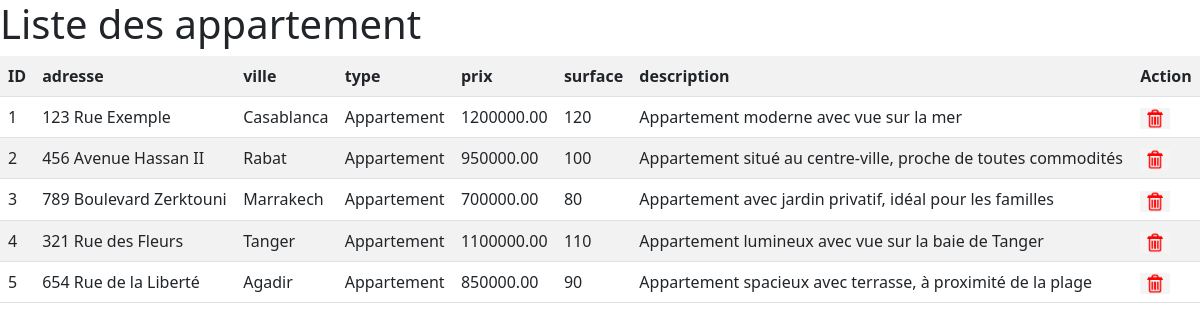
/appartement/display_Logement.php, run on the app's committed database.
### tables this page shows
CREATE TABLE Logements (
    id INT AUTO_INCREMENT PRIMARY KEY,
    adresse VARCHAR(255) NOT NULL,
    ville VARCHAR(100) NOT NULL,
    type VARCHAR(50) NOT NULL,  
    prix DECIMAL(15, 2) NOT NULL,
    surface INT NOT NULL,  
    description TEXT
);

### appartement/display_Logement.php (the view, shortened to what this page needs)
<?php
require 'db.php';
try {
    $stmt = $connexion->prepare("SELECT * FROM Logements");
    $stmt->execute();
    $appartement = $stmt->fetchAll(PDO::FETCH_ASSOC);
} catch (PDOException $e) {
    echo 'Erreur de connexion : ' . $e->getMessage();
}
?>
<!DOCTYPE html>
<html lang="fr">
<head>
    <link href="https://cdn.jsdelivr.net/npm/bootstrap@5.0.2/dist/css/bootstrap.min.css" rel="stylesheet">
</head>
<body>
    <h1>Liste des appartement</h1>
    <table class="table table-striped">
            <tr>
                <th>ID</th>
                <th>adresse</th>
                <th>ville</th>
                <th>type</th>
                <th>prix</th>
                <th>surface</th>
                <th>description</th>
                <th>Action</th>
            </tr>
            <?php if (!empty($appartement)):
                 foreach ($appartement as $atr): ?>
                    <tr>
                        <td><?php echo $atr['id']; ?></td>
                        <td><?php echo $atr['adresse']; ?></td>
                        <td><?php echo $atr['ville']; ?></td>
                        <td><?php echo $atr['type']; ?></td>
                        <td><?php echo $atr['prix']; ?></td>
                        <td><?php echo $atr['surface']; ?></td>
                        <td><?php echo $atr['description']; ?></td>
                        <td>
                            <a href="delete_logement.php?id=<?php echo $atr['id']; ?>">
                                <img src="trash.png" alt="supprimer" width="30px">
                            </a>
                        </td>
                    </tr>
                <?php endforeach; ?>
            <?php else: ?>
                <tr>
                    <td colspan="6">Aucun appartement trouvé.</td>
                </tr>
            <?php endif; ?>
    </table>
</body>
</html>

### data on the page
logements: id "1", adresse "123 Rue Exemple", ville "Casablanca", type "Appartement", prix "1200000.00", surface "120", description "Appartement moderne avec vue sur la mer"
logements: id "2", adresse "456 Avenue Hassan II", ville "Rabat", type "Appartement", prix "950000.00", surface "100", description "Appartement situé au centre-ville, proche de toutes commodités"
logements: id "3", adresse "789 Boulevard Zerktouni", ville "Marrakech", type "Appartement", prix "700000.00", surface "80", description "Appartement avec jardin privatif, idéal pour les familles"
logements: id "4", adresse "321 Rue des Fleurs", ville "Tanger", type "Appartement", prix "1100000.00", surface "110", description "Appartement lumineux avec vue sur la baie de Tanger"
logements: id "5", adresse "654 Rue de la Liberté", ville "Agadir", type "Appartement", prix "850000.00", surface "90", description "Appartement spacieux avec terrasse, à proximité de la plage"
